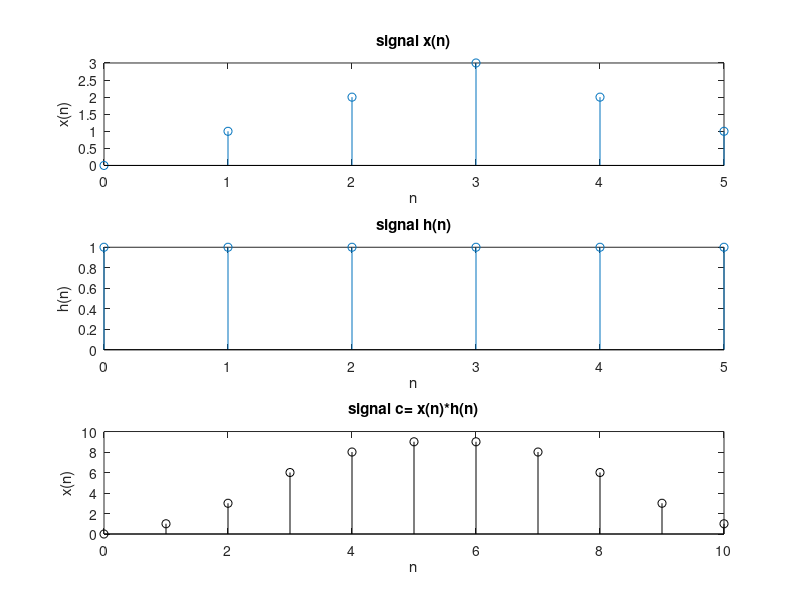

Write the MATLAB code that produced this figure.
x=[0 1 2 3 2 1];
h=[1 1 1 1 1 1];
nx=(0:1:5);
nh=(0:1:5);
subplot(3,1,1);
stem(nx,x);
xlabel('n');ylabel('x(n)');
title('signal x(n)');
subplot(3,1,2);
stem(nh,h);
xlabel('n');ylabel('h(n)'); 
title('signal h(n)');
n=(0:1:length(x)+length(h)-2);
subplot(3,1,3);
c=conv(x,h);
stem(n,c,'k');
xlabel('n');
ylabel('x(n)');
title('signal c= x(n)*h(n)');
